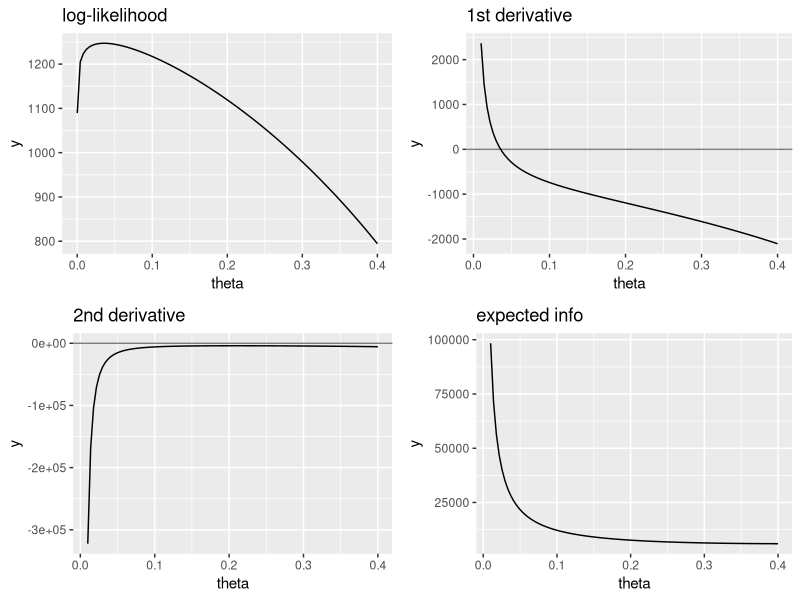
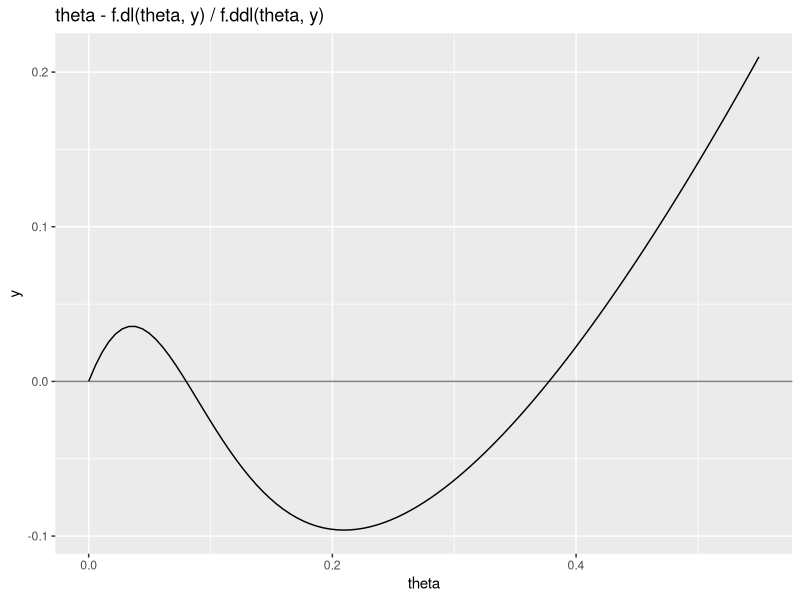

Source code (R) for these figures, in order:
# maximizing multinomial likelihood
y <- c(1997, 906, 904, 32)
m <- sum(y)
# functions: log-likelihood, 1st derivative, 2nd derivative, and expected info
f.l <- function(theta, y) {
  temp <- y[1] * log(2 + theta) +
    (y[2] + y[3]) * log(1 - theta) +
    y[4] * log(theta)
  return(temp)
}
f.dl <- function(theta, y) {
  temp <- y[1] / (2+theta) +
    - (y[2] + y[3]) / (1 - theta) +
    y[4] / theta
  return(temp)
}
f.ddl <- function(theta, y) {
  temp <- - (y[1] / (2 + theta)^2 +
               (y[2] + y[3]) / (1-theta)^2 +
               y[4] / theta^2
  )
  return(temp)
}
f.info <- function(theta, y) {
  temp <- 0.25 * sum(y) * (1 / (2 + theta) +
                             2 / (1 - theta) +
                             1 / theta )
  return(temp)
}
# plot functions
library(ggplot2)
p1 <- ggplot(data.frame(theta = c(0.0001, 0.4)), aes(theta))
p1 <- p1 + stat_function(fun = f.l, args = list(y))
p1 <- p1 + labs(title = "log-likelihood")
#print(p1)
p2 <- ggplot(data.frame(theta = c(0.01, 0.4)), aes(theta))
p2 <- p2 + geom_hline(yintercept = 0, alpha = 0.5)
p2 <- p2 + stat_function(fun = f.dl, args = list(y))
p2 <- p2 + labs(title = "1st derivative")
#print(p2)
p3 <- ggplot(data.frame(theta = c(0.01, 0.4)), aes(theta))
p3 <- p3 + geom_hline(yintercept = 0, alpha = 0.5)
p3 <- p3 + stat_function(fun = f.ddl, args = list(y))
p3 <- p3 + labs(title = "2nd derivative")
#print(p3)
p4 <- ggplot(data.frame(theta = c(0.01, 0.4)), aes(theta))
p4 <- p4 + stat_function(fun = f.info, args = list(y))
p4 <- p4 + labs(title = "expected info")
#print(p4)
library(gridExtra)
grid.arrange(p1, p2, p3, p4, ncol=2)







## 
###f.NR() function.

# NR routine for finding root of g(x) = 0.
# Requires predefined g(x) and gp(x) = deriv of g(x)
# The iteration is controlled by:
# eps = absolute convergence criterion
# maxit = maximum allowable number of iterations
# Input: xnew = user prompted starting value
# Output: number of root, steps, and note
f.NR <- function(g, gp, xnew = 1, eps = 0.001, maxit = 35, y = c(1,1,1,1)) {
  xold <- -Inf # needed so argument in while() loop is defined
  i <- 1; # initial iteration index
  NR.hist <- data.frame(i, xnew, diff = abs(xnew - xold)) # iteration history
  while ((i <= maxit) & (abs(xnew - xold) > eps)) {
    i <- i + 1 # increment iteration
    xold <- xnew # old guess is current guess
    xnew <- xold - g(xold, y) / gp(xold, y) # new guess
    NR.hist <- rbind(NR.hist, c(i, xnew, abs(xnew - xold))) # iteration history
  }
  out <- list()
  out$root <- xnew
  out$iter <- i
  out$hist <- NR.hist
  if (abs(xnew - xold) <= eps) {
    out$note <- paste("Absolute convergence of", eps, "satisfied")
  }
  if (i > maxit) {
    out$note <- paste("Exceeded max iterations of ", maxit)
  }
  return(out)
}



out0.01 <- f.NR(f.dl, f.ddl, xnew = 0.01, y = y)
out0.01
## $root
## [1] 0.03571
##
## $iter
## [1] 6
##
## $hist
## i xnew diff
## 1 1 0.01000 Inf
## 2 2 0.01734 0.0073377
## 3 3 0.02647 0.0091313
## 4 4 0.03344 0.0069732
## 5 5 0.03558 0.0021373
## 6 6 0.03571 0.0001323
##
## $note
## [1] "Absolute convergence of 0.001 satisfied"
out0.05 <- f.NR(f.dl, f.ddl, xnew = 0.05, y = y)
out0.05
## $root
## [1] 0.0357
##
## $iter
## [1] 4
##
## $hist
## i xnew diff
## 1 1 0.05000 Inf
## 2 2 0.03095 0.0190512
## 3 3 0.03512 0.0041720
## 4 4 0.03570 0.0005826
##
## $note
## [1] "Absolute convergence of 0.001 satisfied"
out0.20 <- f.NR(f.dl, f.ddl, xnew = 0.20, y = y)
out0.20
## $root
## [1] -0.4668
##
## $iter
## [1] 6
##
## $hist
## i xnew diff
## 1 1 0.20000 Inf
## 2 2 -0.09568 0.2956825
## 3 3 -0.26453 0.1688450
## 4 4 -0.44285 0.1783252
## 5 5 -0.46669 0.0238361
## 6 6 -0.46681 0.0001253
##
## $note
## [1] "Absolute convergence of 0.001 satisfied"
out0.40 <- f.NR(f.dl, f.ddl, xnew = 0.40, y = y)
out0.40
## $root
## [1] 0.0357
##
## $iter
## [1] 5
##
## $hist
## i xnew diff
## 1 1 0.40000 Inf
## 2 2 0.02246 0.3775390
## 3 3 0.03098 0.0085169
## 4 4 0.03513 0.0041502
## 5 5 0.03570 0.0005755
##
## $note
## [1] "Absolute convergence of 0.001 satisfied"
out0.50 <- f.NR(f.dl, f.ddl, xnew = 0.50, y = y)
out0.50
## $root
## [1] -0.4668
##
## $iter
## [1] 7
##
## $hist
## i xnew diff
## 1 1 0.5000 Inf
## 2 2 0.1413 0.3586592
## 3 3 -0.0699 0.2112391
## 4 4 -0.1985 0.1286382
## 5 5 -0.4080 0.2094407
## 6 6 -0.4659 0.0578853
## 7 7 -0.4668 0.0009514
##
## $note
## [1] "Absolute convergence of 0.001 satisfied"
# estimated standard deviation via Fisher's information
sqrt(1/f.info(out0.05$root, y))
## [1] 0.005838
# estimated standard deviation via second derivative
sqrt(-1/f.ddl(out0.05$root, y))
## [1] 0.006027
# plot functions
library(ggplot2)
p <- ggplot(data.frame(theta = c(0.0001, 0.55)), aes(theta))
p <- p + geom_hline(yintercept = 0, alpha = 0.5)
p <- p + stat_function(fun = function(theta, y)
{theta - f.dl(theta, y) / f.ddl(theta, y)}
, args = list(y))
p <- p + labs(title = "theta - f.dl(theta, y) / f.ddl(theta, y)")
print(p)

